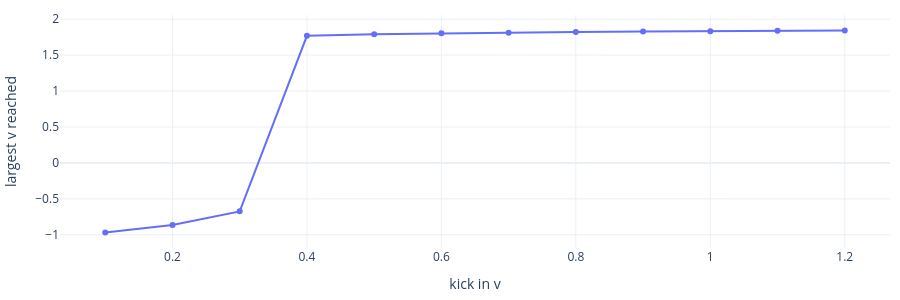
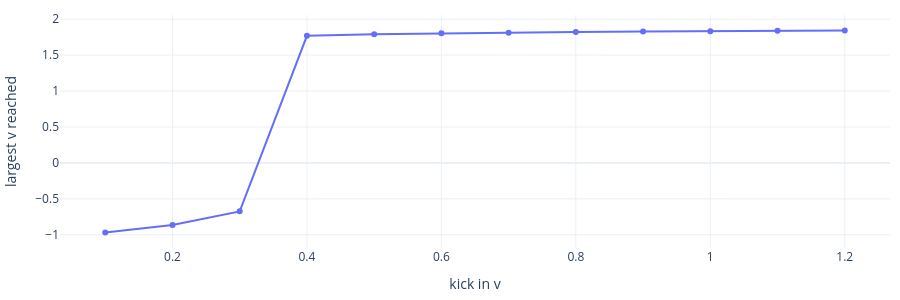

Notebook code for these charts, in order:
### Markdown cell above
**Excitability from code.** Start at rest and kick `v` by increasing amounts: below a
threshold the cell returns quietly, above it it makes a full spike.

### Code cell
import numpy as np
rest = ex.m.equilibrium({"v": -1.2, "w": -0.6}).x
peaks = []
for kick in np.linspace(0.1, 1.2, 12):
    tr = ex.m.run(keep=False, total=60, v=rest["V"] + kick, w=rest["W"])
    peaks.append(tr["v"].max())
show_figure(go.Figure(go.Scatter(x=np.linspace(0.1, 1.2, 12), y=peaks, mode="lines+markers")),
            xaxis_title="kick in v", yaxis_title="largest v reached", height=300)

### Figure 1 — Plotly figure (JSON) as saved in the notebook; plotly's stock layout.template omitted (floating-point values rounded to 4 significant figures)
{"data": [{"mode": "lines+markers", "type": "scatter", "x": [0.1, 0.2, 0.3, 0.4, 0.5, 0.6, 0.7, 0.8, 0.9, 1.0, 1.1, 1.2], "y": [-0.9694, -0.8648, -0.674, 1.768, 1.79, 1.803, 1.813, 1.82, 1.827, 1.833, 1.839, 1.844]}], "layout": {"height": 300, "margin": {"b": 40, "l": 50, "r": 10, "t": 10}, "paper_bgcolor": "white", "plot_bgcolor": "white", "xaxis": {"title": {"text": "kick in v"}}, "yaxis": {"title": {"text": "largest v reached"}}}}

### Figure 2 — Plotly figure (JSON) as saved in the notebook; plotly's stock layout.template omitted (floating-point values rounded to 4 significant figures)
{"data": [{"mode": "lines+markers", "type": "scatter", "x": [0.1, 0.2, 0.3, 0.4, 0.5, 0.6, 0.7, 0.8, 0.9, 1.0, 1.1, 1.2], "y": [-0.9694, -0.8648, -0.674, 1.768, 1.79, 1.803, 1.813, 1.82, 1.827, 1.833, 1.839, 1.844]}], "layout": {"height": 300, "margin": {"b": 40, "l": 50, "r": 10, "t": 10}, "paper_bgcolor": "white", "plot_bgcolor": "white", "xaxis": {"title": {"text": "kick in v"}}, "yaxis": {"title": {"text": "largest v reached"}}}}
